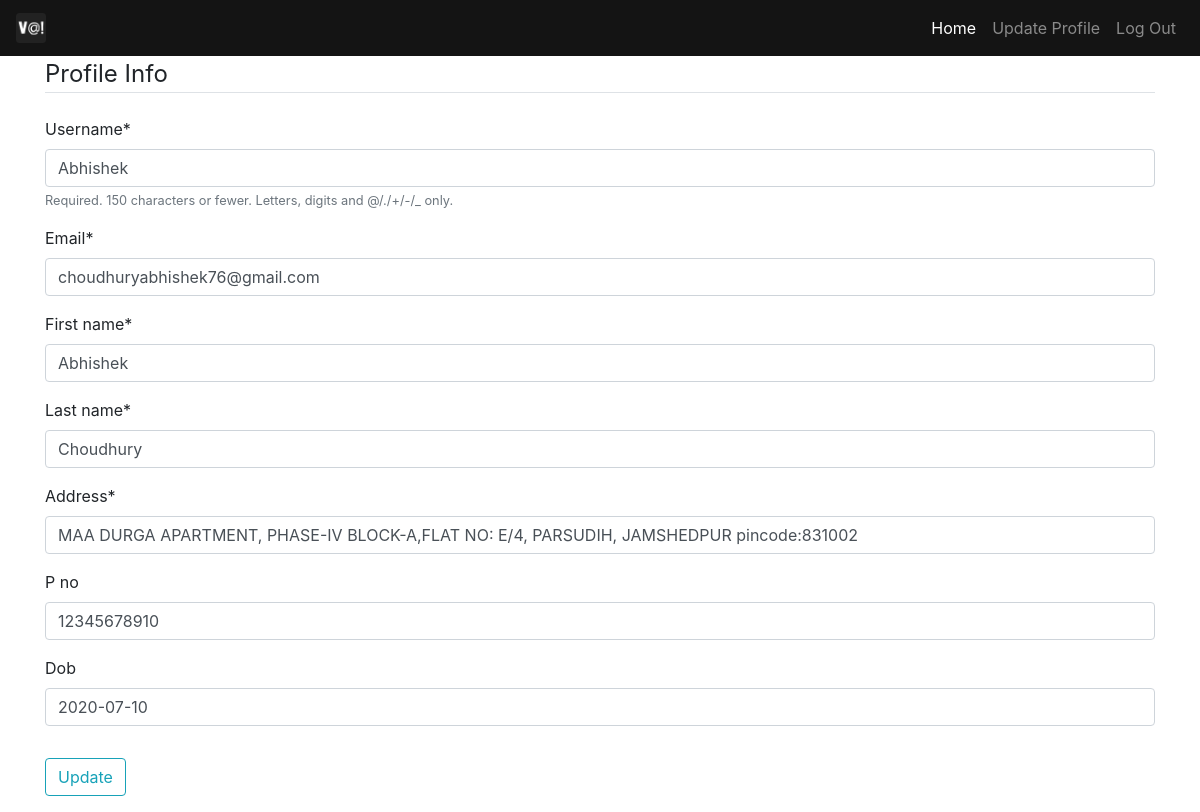
Page /update/ (signed in) on the earlier database version.
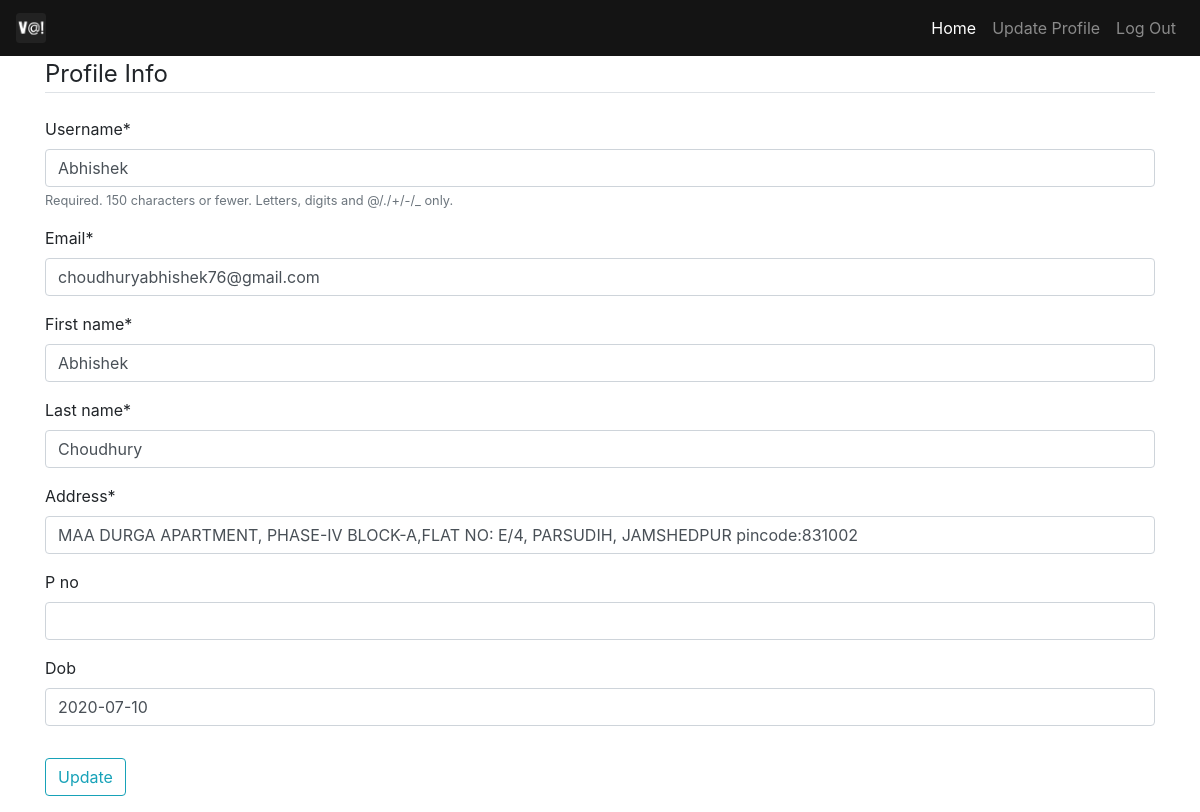
Same page on the later database version.
### Users/models.py (models this page shows, shortened)
class Profile(models.Model):
    user = models.OneToOneField(User, on_delete=models.CASCADE)
    First_name = models.CharField(max_length=50, default='Your First Name is currently is empty')
    last_name = models.CharField(max_length=50 , default='Your Last Name is currently is empty')
    Address = models.CharField(max_length=300 , default='Your Address is currently is empty')
    P_no = models.IntegerField(default=None, blank=True, null=True)
    Dob = models.DateField(default=None, blank=True, null=True)

### Users/views.py (the view)
# urls.py: path('update/', user_views.profile, name='update'),
@login_required
def profile(request):
    if request.method == 'POST':
        u_form = UserUpdateForm(request.POST,instance=request.user)
        p_form = ProfileUpdateForm(request.POST,request.FILES, instance=request.user.profile)
        if u_form.is_valid() and p_form.is_valid():
            u_form.save()
            p_form.save()
            messages.success(request, f'Account has been updated ! ')           # sends messages as toaster
            return redirect('home')
    else:
        u_form = UserUpdateForm(instance=request.user)
        p_form = ProfileUpdateForm(instance=request.user.profile)
    context = {
        'u_form': u_form,
        'p_form': p_form
    }
    return render(request, 'Users/update.html', context)

### Users/forms.py
class UserUpdateForm(forms.ModelForm):
    email = forms.EmailField()
    class Meta:
        model = User
        fields = ['username', 'email']

class ProfileUpdateForm(forms.ModelForm):
    class Meta:
        model = Profile
        fields = ['First_name', 'last_name', 'Address', 'P_no', 'Dob']

### Users/templates/Users/update.html (shortened to what this page needs)
{% extends "polls/base.html" %}
{% load crispy_forms_tags %}
{% block content %}
<div class="content-section">
    <form method="POST" enctype="multipart/form-data">
        <fieldset class="form-group">
            <legend class="border-bottom mb-4">Profile Info</legend>
            {{ u_form|crispy }}
            {{ p_form|crispy }}
        </fieldset>
        <div class="class-group">
            <button class="btn btn-outline-info" type="submit">Update</button>
        </div>
    </form>
</div>
{% endblock %}

Differences in the rows shown:
changed Profile "Abhishek": P_no "12345678910" → (not shown)
